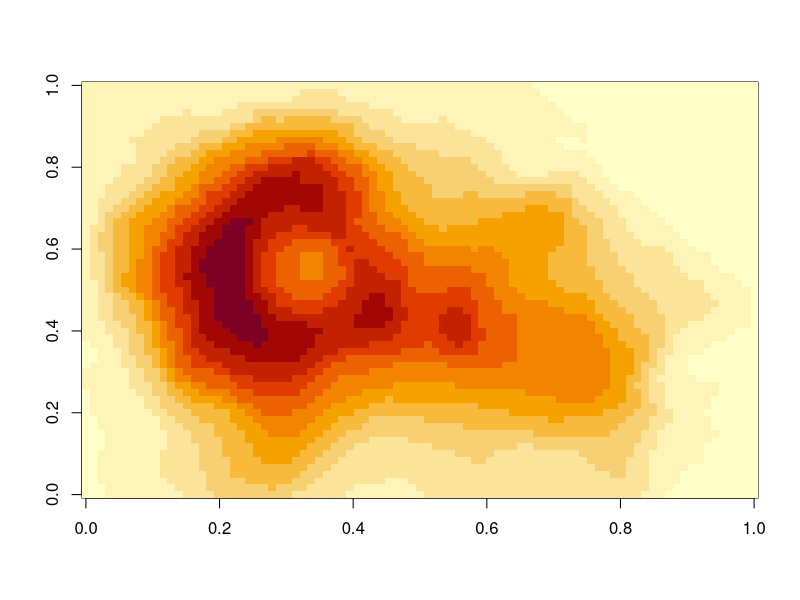

Write R code to recreate this figure.
### 行列の例 (ベクトルから行列を作成)
(A <- matrix(1:6,nrow=2,ncol=3)) # 列ごとに並べる
(B <- cbind(c(1,2),c(3,4),c(5,6))) # 列で結合する
(C <- matrix(1:6,nrow=2,ncol=3,byrow=TRUE)) # 行ごとに並べる
(D <- rbind(c(1,2,3),c(4,5,6))) # 行で結合する
dim(D) # 大きさを確認
(rownames(D) <- LETTERS[1:nrow(D)]) # 行に名前を付ける
(colnames(D) <- letters[1:ncol(D)]) # 列に名前を付ける
D # Dの内容を確認する
### データ例 datasets::volcano (詳細は help(volcano))
dim(volcano)     # 大きさを確認
volcano[1:3,1:5] # 左上の3行5列を表示
image(volcano)   # 濃淡図として表示
